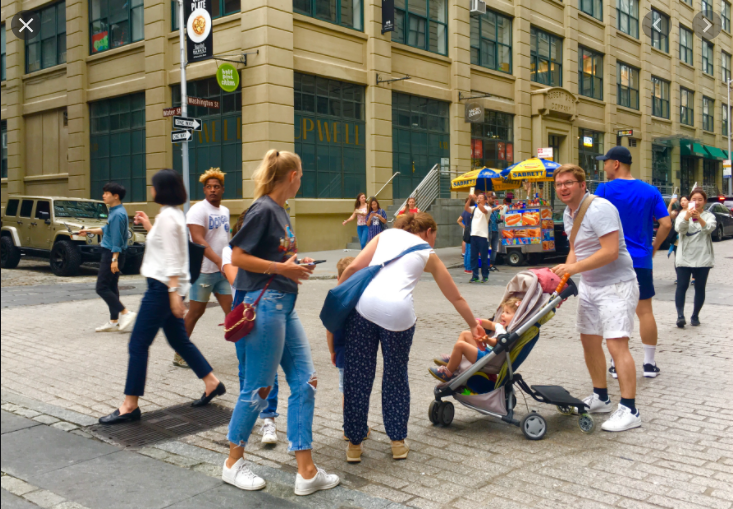
#> input picture img/people.png, 733 x 509 px
$ python 0917-hog.py
#> lines starting #> are read from the running program, lines starting #| are printed output that depends on the picture
# 0917.py
import cv2
from matplotlib import pyplot as plt

src = cv2.imread('../../img/people.png')
#> src is the input picture: shape (509, 733, 3); mean B, G, R 113.3, 126, 131.4

#1 : HoG in color image
hog1 = cv2.HOGDescriptor()
des1 = hog1.compute(src)
print('des1.shape = ', des1.shape)
#| des1.shape =  (15240960,)
print('des1 = ', des1)
#> (printed output is left out)

#2 : HoG in color image
winSize = (64,128)
blockSize = (16,16)
blockStride = (8,8)
cellSize = (8,8)
nbins = 9
derivAperture = 1
winSigma = -1 # 4.0
histogramNormType = 0
L2HysThreshold = 0.2
gammaCorrection = True
nlevels = 64
signedGradient = False

hog2 = cv2.HOGDescriptor(winSize, blockSize, blockStride, cellSize, nbins, derivAperture, winSigma, histogramNormType, L2HysThreshold, gammaCorrection, nlevels, signedGradient)
des2 = hog2.compute(src)
print('des2.shape = ', des2.shape)
#| des2.shape =  (15240960,)
print('des2 = ', des2)
#> (printed output is left out)

#3 : HoG in grayscale image
gray = cv2.cvtColor(src, cv2.COLOR_BGR2GRAY)
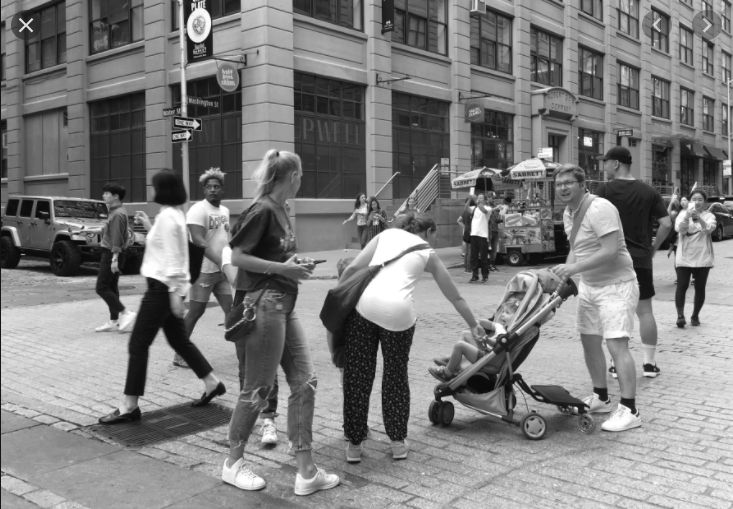
#> gray: shape (509, 733); min 10, max 255, mean 126.2
des3 = hog1.compute(gray)
## des3 = hog2.compute(gray)
print('des3.shape = ', des3.shape)
#| des3.shape =  (15240960,)
print('des3 = ', des3)
#> (printed output is left out)

#4
plt.title('HOGDescriptor')
plt.plot(des1[::36], color = 'b', linewidth = 4, label = 'des1')
plt.plot(des1[::36], color = 'r', linewidth = 2, label = 'des2')
plt.plot(des1[::36], color = 'g', linewidth = 1, label = 'des3')
plt.legend(loc = 'best')
plt.show()
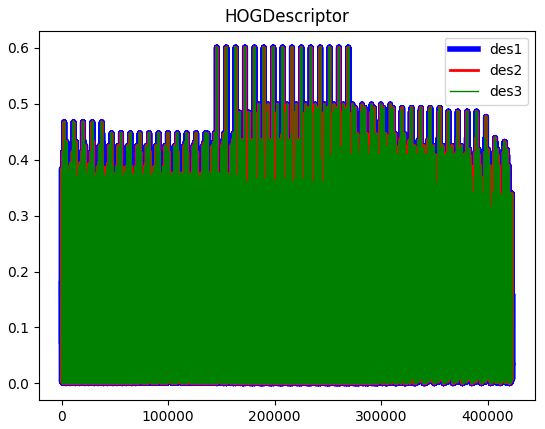
#> figure drawn by matplotlib, 1 panel; curve peaks at x = 145529, y = 0.601; curve peaks at x = 145529, y = 0.601; curve peaks at x = 145529, y = 0.601

$ run again, with img/army-man-2.png copied over img/people.png
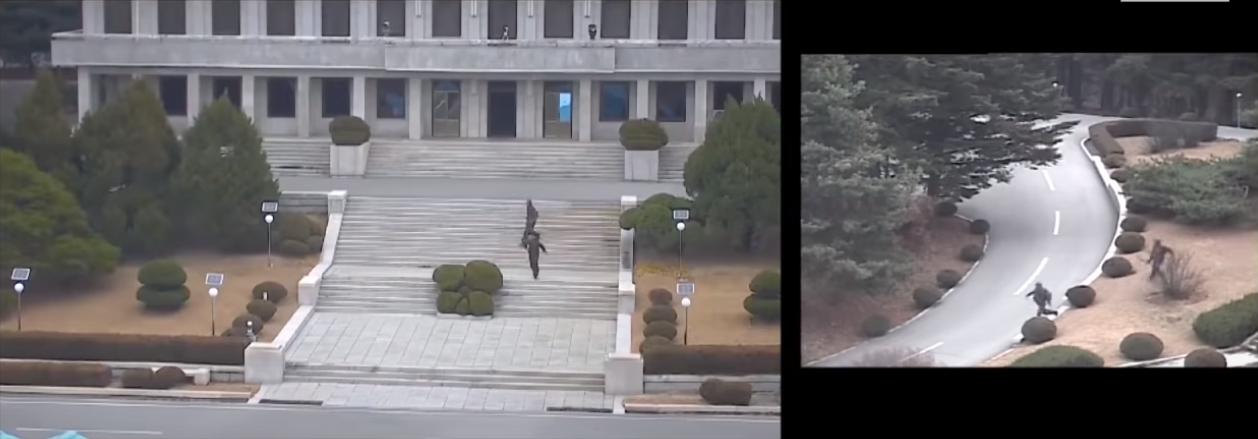
#> input picture img/army-man-2.png, 1258 x 439 px
#> src is the input picture: shape (439, 1258, 3); mean B, G, R 112.5, 110.6, 113.7
#| des1.shape =  (22113000,)
#> (printed output is left out)
#| des2.shape =  (22113000,)
#> (printed output is left out)
#> `gray = cv2.cvtColor(src, cv2.COLOR_BGR2GRAY)`:
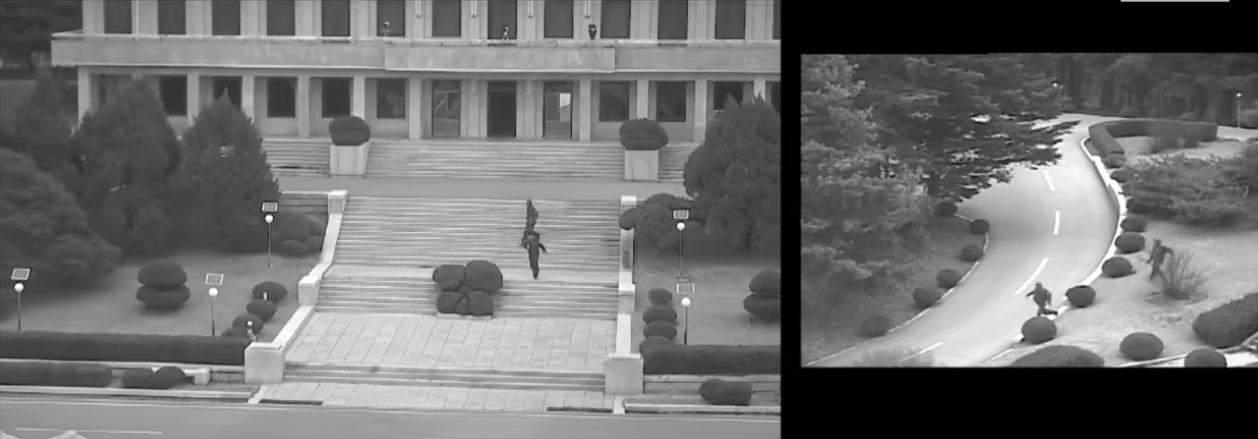
#> gray: shape (439, 1258); min 0, max 255, mean 111.7
#| des3.shape =  (22113000,)
#> (printed output is left out)
#> `plt.show()`:
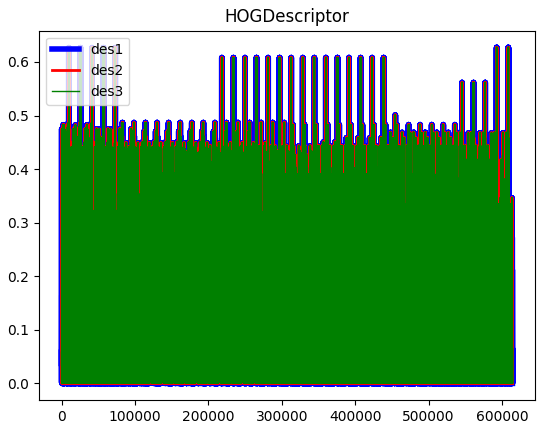
#> figure drawn by matplotlib, 1 panel; curve peaks at x = 592514, y = 0.627; curve peaks at x = 592514, y = 0.627; curve peaks at x = 592514, y = 0.627
